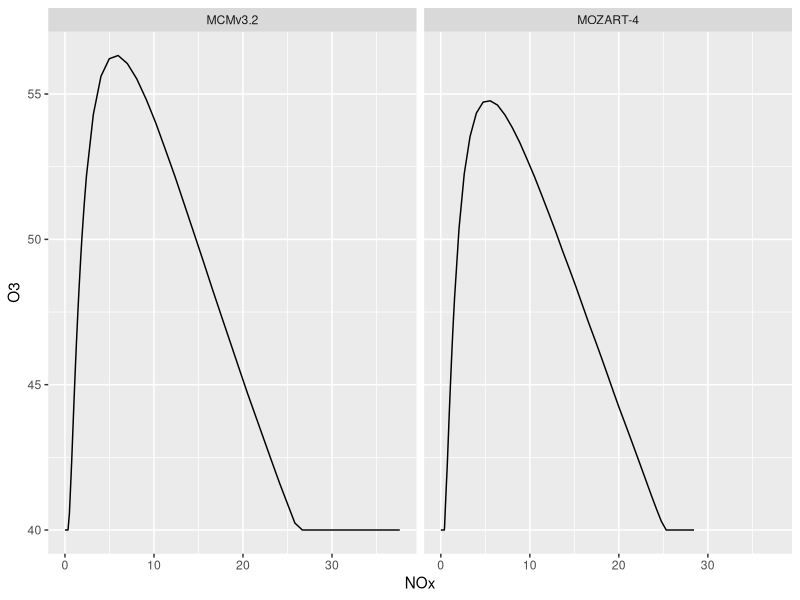
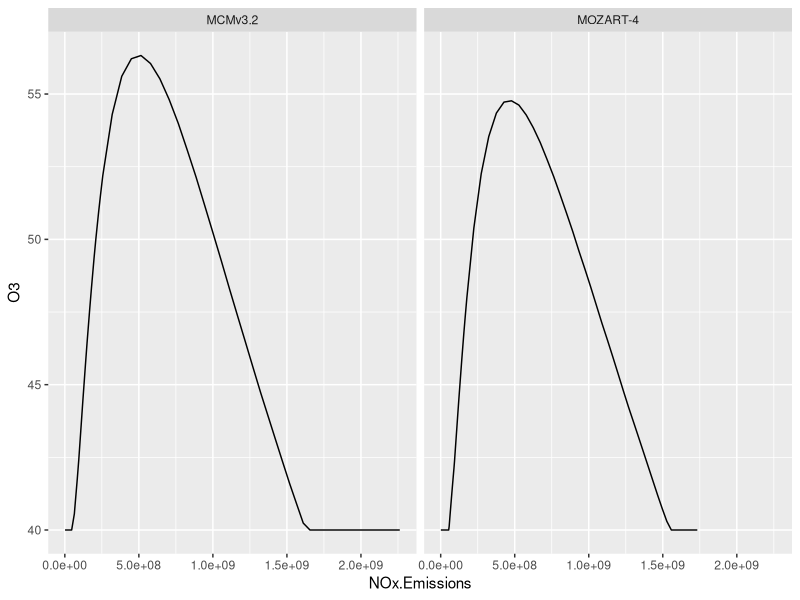

R code for these plots, in order:
library(ggplot2)
library(dplyr)
library(grid)
library(Cairo)

d = read.table(file = "out_Temperature_06092015.csv", header = TRUE, sep = ",")
d = tbl_df(d)

mozart.data = d %>% filter(Mechanism == "MOZART" & Temperature == "293") %>% select(NOx, O3)
mozart.data$Mechanism = rep("MOZART-4", length(mozart.data$O3))
mcm.data = d %>% filter(Mechanism == "MCM" & Temperature == "293") %>% select(NOx, O3)
mcm.data$Mechanism = rep("MCMv3.2", length(mcm.data$O3))

mozart.data.emissions = d %>% filter(Mechanism == "MOZART" & Temperature == 293) %>% select(NOx.Emissions, O3)
mozart.data.emissions$Mechanism = rep("MOZART-4", length(mozart.data.emissions$O3))
mcm.data.emissions = d %>% filter(Mechanism == "MCM" & Temperature == "293") %>% select(NOx.Emissions, O3)
mcm.data.emissions$Mechanism = rep("MCMv3.2", length(mcm.data.emissions$O3))

df = rbind(mcm.data, mozart.data)
df.emissions = rbind(mcm.data.emissions, mozart.data.emissions)

p = ggplot(df, aes(x = NOx, y = O3))
p = p + geom_line()
p = p + facet_wrap(~ Mechanism)

CairoPDF(file = "O3_fn_of_NOx_temp_293.pdf")
print(p)
dev.off()

p = ggplot(df.emissions, aes(x = NOx.Emissions, y = O3))
p = p + geom_line()
p = p + facet_wrap(~ Mechanism)

CairoPDF(file = "O3_fn_of_NOx_emissions_temp_293.pdf")
print(p)
dev.off()
